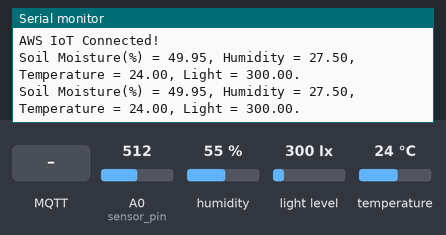
The sketch below on a simulated ESP8266 (NodeMCU). On the bench: the last lines printed to the serial monitor. The inputs (shaded band) are chosen by the test bench; at power-on: humidity 55 %, light level 300 lx, A0 (sensor_pin) = 512, temperature 24 °C. WiFi joins after 1.5 s; servers stay silent unless stated; the local clock reads 2024-03-15 10:24:30 at power-on unless the sketch sets it; no MQTT or app messages arrive unless stated.

Above: at 6.2 s.
6.3 s: MQTT message "1" arrives on the first subscribed topic
8.6 s: MQTT message "on" arrives on the first subscribed topic
10.7 s: MQTT message "off" arrives on the first subscribed topic
12.7 s: humidity set to 22 %
At 14.0 s:
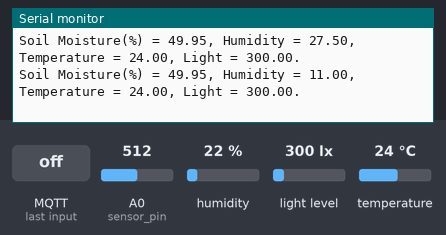
14.2 s: light level set to 40 lx
At 15.3 s:
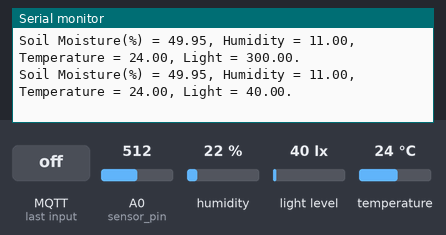
15.7 s: A0 (sensor_pin) set to 716
At 16.9 s:
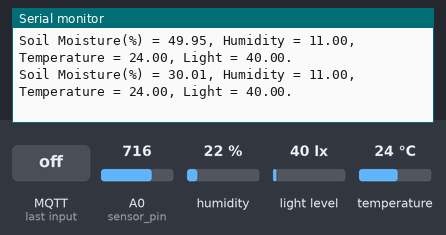

The sketch:

main.ino
```cpp
#include <ESP8266WiFi.h>
#include <WiFiClientSecure.h>
#include <PubSubClient.h>
#include <ArduinoJson.h>
#include <time.h>
#include "secrets.h"
#include "DHT.h"
#include <Wire.h>
#include <BH1750.h>

// SETTING UP DHT SENSOR PIN
#define DHTPIN 2      // Digital pin connected to the DHT sensor
#define DHTTYPE DHT11 // DHT 11

DHT dht(DHTPIN, DHTTYPE);

// SETTING UP SOIL MOISTURE SENSOR PIN
const int sensor_pin = A0; // Analog read pin for moisture sensor

BH1750 lightMeter;

unsigned long lastMillis = 0;
unsigned long previousMillis = 0;

#define AWS_IOT_PUBLISH_TOPIC "esp8266/pub"
#define AWS_IOT_SUBSCRIBE_TOPIC "esp8266/sub"

WiFiClientSecure net;

BearSSL::X509List cert(cacert);
BearSSL::X509List client_crt(client_cert);
BearSSL::PrivateKey key(privkey);

PubSubClient client(net);

time_t now;
time_t nowish = 1510592825;

void NTPConnect(void)
{
    Serial.print("Setting time using SNTP");
    configTime(TIME_ZONE * 3600, 0 * 3600, "pool.ntp.org", "time.nist.gov");
    now = time(nullptr);
    while (now < nowish)
    {
        delay(500);
        Serial.print(".");
        now = time(nullptr);
    }
    Serial.println("done!");
    struct tm timeinfo;
    gmtime_r(&now, &timeinfo);
    Serial.print("Current time: ");
    Serial.print(asctime(&timeinfo));
}

void messageReceived(char *topic, byte *payload, unsigned int length)
{
    Serial.print("Received [");
    Serial.print(topic);
    Serial.print("]: ");
    for (int i = 0; i < length; i++)
    {
        Serial.print((char)payload[i]);
    }
    Serial.println();
}

void connectAWS()
{
    delay(3000);
    WiFi.mode(WIFI_STA);
    WiFi.begin(WIFI_SSID, WIFI_PASSWORD);

    Serial.println(String("Attempting to connect to SSID: ") + String(WIFI_SSID));

    while (WiFi.status() != WL_CONNECTED)
    {
        Serial.print(".");
        delay(1000);
    }

    NTPConnect();

    net.setTrustAnchors(&cert);
    net.setClientRSACert(&client_crt, &key);

    client.setServer(MQTT_HOST, 8883);
    client.setCallback(messageReceived);

    Serial.println("Connecting to AWS IOT");

    while (!client.connect(THINGNAME))
    {
        Serial.print(".");
        delay(1000);
    }

    if (!client.connected())
    {
        Serial.println("AWS IoT Timeout!");
        return;
    }
    // Subscribe to a topic
    client.subscribe(AWS_IOT_SUBSCRIBE_TOPIC);

    Serial.println("AWS IoT Connected!");
}

void publishMessage(float moisture, float humidity, float temperature, float light)
{
    StaticJsonDocument<200> doc;
    doc["time"] = millis();
    doc["moisture"] = moisture;
    doc["humidity"] = humidity;
    doc["temperature"] = temperature;
    doc["light"] = light;
    char jsonBuffer[512];
    serializeJson(doc, jsonBuffer); // print to client

    client.publish(AWS_IOT_PUBLISH_TOPIC, jsonBuffer);
}

void setup()
{
    Serial.begin(9600);

    Wire.begin();
    lightMeter.begin();

    connectAWS();
}

void loop()
{
    float humidity = dht.readHumidity() / 2;
    float temperature = dht.readTemperature();
    float moisture_reading = analogRead(sensor_pin);
    float moisture_percentage = (100.00 - ((moisture_reading / 1023.00) * 100.00));
    float lux = lightMeter.readLightLevel();

    Serial.print("Soil Moisture(%) = ");
    Serial.print(moisture_percentage);
    Serial.print(", ");
    Serial.print("Humidity = ");
    Serial.print(humidity);
    Serial.print(", ");
    Serial.print("Temperature = ");
    Serial.print(temperature);
    Serial.print(", ");
    Serial.print("Light = ");
    Serial.print(lux);
    Serial.println(".");
    delay(1000);

    now = time(nullptr);

    if (!client.connected())
    {
        connectAWS();
    }
    else
    {
        client.loop();
        if (millis() - lastMillis > 1000)
        {
            lastMillis = millis();
            if (moisture_percentage > 0 && !isnan(humidity) && humidity < 100 && !isnan(temperature))
            {
                publishMessage(moisture_percentage, humidity, temperature, lux);
            }
        }
    }
}
```

secrets.h
```cpp
#include <pgmspace.h>

#define SECRET

const char WIFI_SSID[] = "";     // WiFi SSID
const char WIFI_PASSWORD[] = ""; // WiFi Password

#define THINGNAME "ESP8266"

int8_t TIME_ZONE = -5; // NYC(USA): -5 UTC

const char MQTT_HOST[] = ""; // MQTT Host Link

static const char cacert[] PROGMEM = R"EOF(
-----BEGIN CERTIFICATE-----
-----END CERTIFICATE-----
)EOF"; // AWS ROOT_CA Certificate

static const char client_cert[] PROGMEM = R"KEY(
-----BEGIN CERTIFICATE-----
-----END CERTIFICATE-----
)KEY"; // AWS DEVICE_CERTIFICATE Certificate

// Copy contents from  XXXXXXXX-private.pem.key here â–¼
static const char privkey[] PROGMEM = R"KEY(
-----BEGIN RSA PRIVATE KEY-----
-----END RSA PRIVATE KEY-----
)KEY"; // AWS PRIVATE_KEY Certificate
```

Measured:
- after the input at 12.7 s, the serial monitor: prints a new line after 0.69 s (image 1)
- after the input at 14.2 s, the serial monitor: prints a new line after 0.21 s (image 2)
- after the input at 15.7 s, the serial monitor: prints a new line after 0.77 s (image 3)
